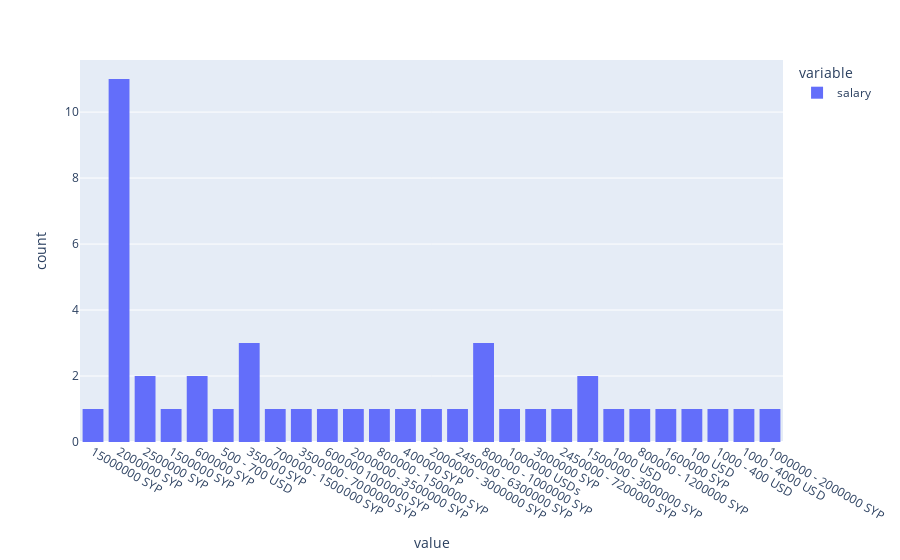

The cell this chart's notebook holds for it:
### Code cell
px.histogram(data.salary)

### Figure 1 — Plotly figure (JSON) as saved in the notebook; plotly's stock layout.template omitted (floating-point values rounded to 4 significant figures; data arrays with more than 128 entries replaced by an {"elided": "..."} marker saying what was removed)
{"data": [{"alignmentgroup": "True", "bingroup": "x", "hovertemplate": "variable=salary<br>value=%{x}<br>count=%{y}<extra></extra>", "legendgroup": "salary", "marker": {"color": "#636efa", "pattern": {"shape": ""}}, "name": "salary", "offsetgroup": "salary", "orientation": "v", "showlegend": true, "type": "histogram", "x": {"elided": "877 str values"}, "xaxis": "x", "yaxis": "y"}], "layout": {"barmode": "relative", "legend": {"title": {"text": "variable"}, "tracegroupgap": 0}, "margin": {"t": 60}, "xaxis": {"anchor": "y", "domain": [0, 1], "title": {"text": "value"}}, "yaxis": {"anchor": "x", "domain": [0, 1], "title": {"text": "count"}}}}
